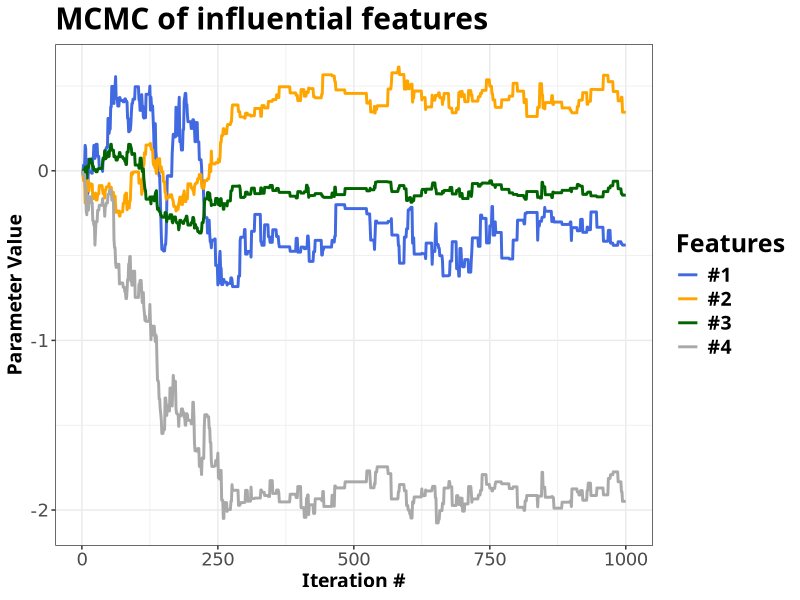

Generate this figure with R:
# Poisson Regression

#--------------------------------------------------------------#
# Libraries
#--------------------------------------------------------------#

library(ggplot2)
library(mvtnorm)

set.seed(12345)

## ggplot2 common theme
dejavu_layer <- list(
  theme_bw(),
  theme(
    text = element_text(family = "Bitter",
                        face = "bold",
                        size = 14),
    title = element_text(size = 18),
    legend.text = element_text(size = 14),
    axis.text = element_text(size = 13,
                             family = "DejaVuSans",
                             face = "plain"),
    axis.title = element_text(size = 14)
  )
)

data <- read.table("eBayNumberOfBidderData.dat", header = TRUE)
names(data)[1] <- "target"
X <- as.matrix(data[, -1])
y <- as.matrix(data[, 1])

# Bayesian analysis of the Poisson regression

# Prior: beta ~ N(0, 100*inv((t(X)*X))), where X is the n x p covariate matrix

Sigma <- 100 * solve(t(X) %*% X)
mean = rep(0, 9)
betas_init = rep(0, 9)

# Posterior is assumed multivariate normal: N(beta_mode, inv(J_x(beta_mode))))

# LogPosterior:
logPost <- function(betas, mean, Sigma, X, y){
  logPrior <- dmvnorm(x = betas, mean = mean, sigma = Sigma, log = TRUE)
  # unknown parameters in regression are betas.
  # This is why we write prior for them
  linPred <- X %*% betas
  logLik <- sum(linPred * y - exp(linPred)) #LogLik for the Poisson Model
  return(logPrior + logLik)
}

# Minimize the logLikelihood of the posterior
mode_optim <- optim(betas_init,
                    logPost,
                    gr = NULL,
                    mean, Sigma, X, y,
                    method = c("BFGS"),
                    control = list(fnscale = -1),
                    hessian=TRUE)

# Name the coefficient by covariates
names(mode_optim$par) <- names(as.data.frame(X))

# Compute approximate standard deviations.
approxPostStd <- sqrt(diag(-solve(mode_optim$hessian)))
# Name the coefficient by covariates
names(approxPostStd) <- names(as.data.frame(X))

post_mean <- mode_optim$par
print('The posterior mode is')
print(post_mean)
print('The approximate posterior standard deviation is')
print(approxPostStd)
post_cov_mat <- -solve(mode_optim$hessian)
print('The posterior covariance matrix is')
print(post_cov_mat)

# Repeat the analysis using the Metropolis Hastings algorithm

N <- 1000
random_walk_metropolis <- function(logPost, c = 1){
  theta <- matrix(NA, ncol = 9, nrow = N)
  theta[1, ] <- rep(0, 9)
  accept_rate <- 1
  for (i in 2:N){
    proposed <- as.vector(rmvnorm(1, mean = theta[i-1, ],
                                  sigma = c*post_cov_mat))
    post_prev <-logPost(betas = theta[i-1, ], mean, Sigma, X, y)
    post_new <- logPost(betas = proposed, mean, Sigma, X, y)
    accept_pr <- min(1, exp(post_new - post_prev))
    u <- runif(1)
    if (u <= accept_pr){
      theta[i, ] <- proposed
      accept_rate <- accept_rate + 1
    }
    else{
      theta[i, ] <- theta[i-1, ]
    }
  }
  print("Acceptance rate is")
  print(accept_rate/N)
  return(theta)
}

theta <- random_walk_metropolis(logPost)

df_plot <- data.frame(x = 1:N, VerifyId = theta[, 3], Sealed = theta[, 4],
                      Logbook = theta[, 8], MinBidShare = theta[, 9])

plot <- ggplot(df_plot, aes(x = x)) +
  dejavu_layer +
  labs(title = "MCMC of influential features") +
  geom_line(aes(y = VerifyId, color = "1"), size = 1) +
  geom_line(aes(y = Sealed, color = "2"), size = 1) +
  geom_line(aes(y = Logbook, color = "3"), size = 1) +
  geom_line(aes(y = MinBidShare, color = "4"), size = 1) +
  xlab("Iteration #") + ylab("Parameter Value") +
  scale_color_manual(values = c("royalblue", "orange", "darkgreen", "darkgray"),
                     labels = c("#1", "#2", "#3", "#4"),
                     name = "Features")

print(plot)

#ggsave("MCMC.png", dpi = 400)

